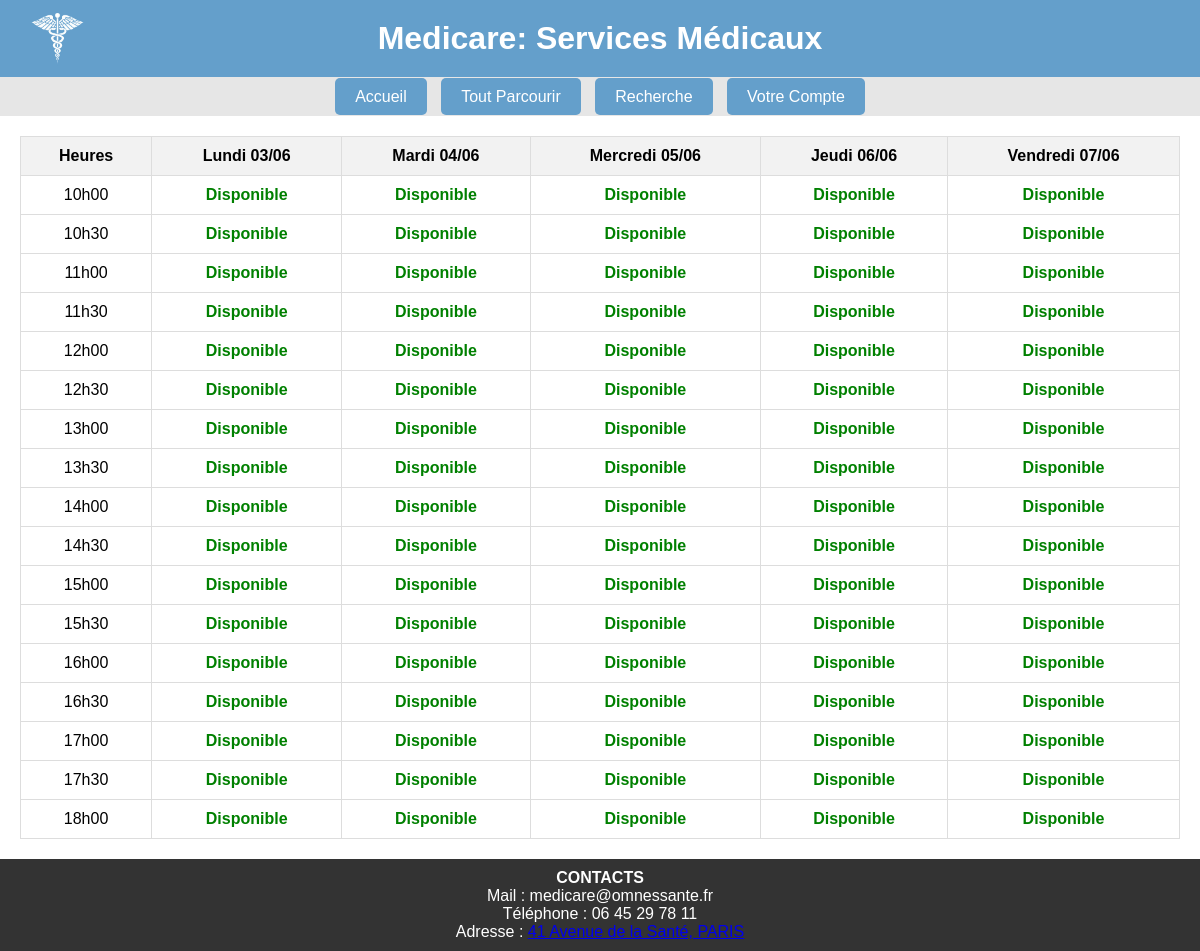
/prendreRdv.php?id=3, run on the app's committed database.
### tables this page shows
CREATE TABLE IF NOT EXISTS `horaire` (
  `Id_horaire` BIGINT NOT NULL AUTO_INCREMENT,
  `Label` varchar(255) NOT NULL, 
  PRIMARY KEY (`Id_horaire`)
);

### prendreRdv.php (the view, shortened to what this page needs)
<?php
$id_medecin = intval($_GET['id']);
function convertirJourEnFrancais($day) {
    $jours = [
        'Monday' => 'Lundi',
        'Tuesday' => 'Mardi',
        'Wednesday' => 'Mercredi',
        'Thursday' => 'Jeudi',
        'Friday' => 'Vendredi',
        'Saturday' => 'Samedi',
        'Sunday' => 'Dimanche'
    ];
    return $jours[$day];
}
$date_aujourdhui = date('Y-m-d');
$jours_ouvres = ['Monday', 'Tuesday', 'Wednesday', 'Thursday', 'Friday'];
$dates_semaine = [];
$timestamp = strtotime($date_aujourdhui);
while (count($dates_semaine) < 5) {
    $day_name = date('l', $timestamp);
    if (in_array($day_name, $jours_ouvres)) {
        $dates_semaine[] = date('Y-m-d', $timestamp);
    }
    $timestamp = strtotime('+1 day', $timestamp);
}
try {
    $pdo = getDbConnexion();
    $stmt = $pdo->prepare("SELECT * FROM horaire");
    $stmt->execute();
    $horaires = $stmt->fetchAll(PDO::FETCH_ASSOC);
} catch (PDOException $e) {
    echo "Erreur : " . $e->getMessage();
}
?>
<!DOCTYPE html>
<html>
<?php include 'header.php'; ?>
<body>
    <div class="wrapper">
		<?php include 'bandeau.php'; ?>
        <main>
            <table>
                <thead>
                    <tr>
                        <th>Heures</th>
                        <?php foreach ($dates_semaine as $date): ?>
                            <th><?php echo convertirJourEnFrancais(date('l', strtotime($date))) . ' ' . date('d/m', strtotime($date)); ?></th>
                        <?php endforeach; ?>
                    </tr>
                </thead>
                <tbody>
                    <?php foreach ($horaires as $horaire): ?>
                        <tr>
                            <td><?php echo htmlspecialchars($horaire['Label']); ?></td>
                            <?php foreach ($dates_semaine as $date): ?>
                                <?php
                                $rdv_trouve = false;
                                ?>
                                <td class="<?php echo $rdv_trouve ? 'rdv-pris' : 'rdv-dispo'; ?>">
                                    <?php if ($rdv_trouve): ?>
                                        Occupé
                                    <?php else: ?>
                                        <a href="prendreRdv.php?id_med=<?php echo $id_medecin; ?>&id_horaire=<?php echo $horaire['Id_horaire']; ?>&date=<?php echo $date; ?>">Disponible</a>
                                    <?php endif; ?>
                                </td>
                            <?php endforeach; ?>
                        </tr>
                    <?php endforeach; ?>
                </tbody>
            </table>
        </main>
        <?php include 'footer.php'; ?>
    </div>
</body>
</html>

### projet.css (style rules this page uses)
* { box-sizing: border-box; margin: 0; padding: 0; }
body, html { width: 100%; height: 100%; font-family: Arial, sans-serif; }
.wrapper { display: flex; flex-direction: column; min-height: 100vh; }
main { padding: 20px; text-align: center; flex-grow: 1; }

### prendreRdv.php (style rules this page uses)
table { width: 100%; border-collapse: collapse; }
th, td { border: 1px solid #ddd; padding: 10px; text-align: center; }
th { background-color: #f2f2f2; }
.rdv-dispo a { text-decoration: none; color: green; font-weight: bold; }

### data on the page
horaire: Label "10h00"
horaire: Label "10h30"
horaire: Label "11h00"
horaire: Label "11h30"
horaire: Label "12h00"
horaire: Label "12h30"
horaire: Label "13h00"
horaire: Label "13h30"
horaire: Label "14h00"
horaire: Label "14h30"
horaire: Label "15h00"
horaire: Label "15h30"
horaire: Label "16h00"
horaire: Label "16h30"
horaire: Label "17h00"
horaire: Label "17h30"
horaire: Label "18h00"

### other printed values
convertirJourEnFrancais(date('l', strtotime($date))) "Lundi"
date('d/m', strtotime($date)) "03/06"
convertirJourEnFrancais(date('l', strtotime($date))) "Mardi"
date('d/m', strtotime($date)) "04/06"
convertirJourEnFrancais(date('l', strtotime($date))) "Mercredi"
date('d/m', strtotime($date)) "05/06"
convertirJourEnFrancais(date('l', strtotime($date))) "Jeudi"
date('d/m', strtotime($date)) "06/06"
convertirJourEnFrancais(date('l', strtotime($date))) "Vendredi"
date('d/m', strtotime($date)) "07/06"
